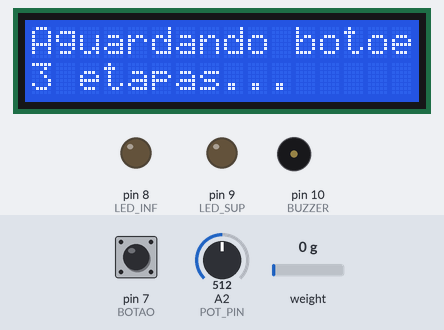
The sketch below on a simulated Arduino Uno, built with avr-gcc and run on an emulated ATmega328P. Shown: 16×2 character LCD, output pins drawn as LEDs (lit = HIGH), buzzer (waves = sounding, pin HIGH). Inputs (shaded band) come from the test bench; at power-on: pin 7 (BOTAO) HIGH, A2 (POT_PIN) = 512, weight on the scale 0 g.

Above: at 2.2 s.
2.3 s: pin 7 (BOTAO) pulled LOW for 0.15 s
At 2.8 s:
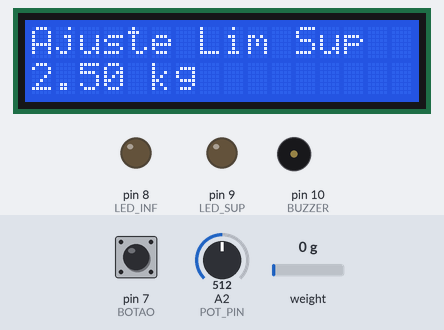
4.0 s: pin 7 (BOTAO) pulled LOW for 1 s
At 5.4 s:
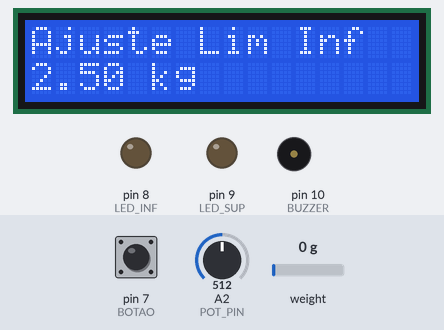
6.5 s: pin 7 (BOTAO) pulled LOW for 0.15 s
At 7.8 s:
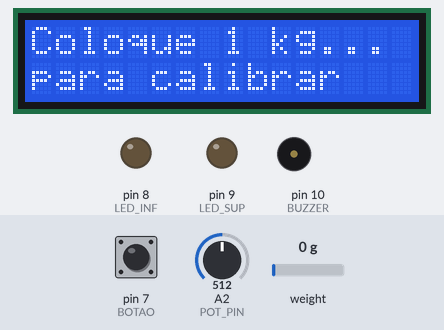
Timing chart, 0 to 9.5 s (numbered marks = the images above; inputs shaded):
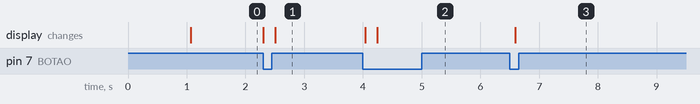

Measured:
- after the input at 2.3 s, the display: first changes at once (image 1 shows a later state)
- after the input at 4.0 s, the display: first changes at once (image 2 shows a later state)
- after the input at 6.5 s, the display: changes after 0.09 s (image 3)

The sketch:

scale.ino
```cpp
#include "HX711.h"
#include <LiquidCrystal.h>

// =====================
// Pinos de ligação
// =====================
#define DT_PIN A1
#define SCK_PIN A0

#define LED_SUP 9
#define LED_INF 8

#define POT_PIN A2

#define BUZZER 10

#define BOTAO 7   // Botão de 3 estágios

LiquidCrystal lcd(12, 11, 5, 4, 3, 2);
HX711 balanca;

// =====================
// Variáveis globais
// =====================
float fatorCalibracao = -7050.0;
float peso = 0.0;
bool calibrado = false;

float limiteSuperior = 0.5;
float limiteInferior = 0.2;

float pesoReferencia = 1.0;

// ----- Botão -----
int estadoBotao;
int ultimoEstadoBotao = HIGH;
unsigned long debounce = 0;
int passo = 0;  // 1 = lim sup | 2 = lim inf | 3 = leitura


// =====================
// Ler potenciômetro (0–5 kg)
// =====================
float lerLimitePot() {
  int leitura = analogRead(POT_PIN);
  float kg = (leitura / 1023.0) * 5.0;
  return kg;
}


// =====================
// Calibração
// =====================
void calibrar() {

  long leituraComPeso = balanca.read_average(10);
  long leituraSemPeso;

  lcd.clear();
  lcd.print("Remova o peso");
  delay(4000);

  leituraSemPeso = balanca.read_average(10);

  long diferenca = leituraComPeso - leituraSemPeso;

  fatorCalibracao = diferenca / pesoReferencia;
  if (fatorCalibracao < 0) fatorCalibracao *= -1;

  balanca.set_scale(fatorCalibracao);
  calibrado = true;

  lcd.clear();
  lcd.print("Calibrado!");
  lcd.setCursor(0, 1);
  lcd.print("Fator:");
  lcd.print(fatorCalibracao, 1);

  delay(2500);
  lcd.clear();
}


// =====================
// SETUP
// =====================
void setup() {

  Serial.begin(9600);
  lcd.begin(16, 2);

  pinMode(LED_SUP, OUTPUT);
  pinMode(LED_INF, OUTPUT);
  pinMode(BUZZER, OUTPUT);

  pinMode(BOTAO, INPUT_PULLUP);

  digitalWrite(LED_SUP, LOW);
  digitalWrite(LED_INF, LOW);
  digitalWrite(BUZZER, LOW);

  balanca.begin(DT_PIN, SCK_PIN);
  balanca.set_scale();
  balanca.tare();

  lcd.clear();
  lcd.print("Aguardando botoes");
  lcd.setCursor(0, 1);
  lcd.print("3 etapas...");
}


// =====================
// LOOP PRINCIPAL
// =====================
void loop() {

  // ------------------------------------------------------------------
  // LEITURA DO BOTÃO (FUNCIONA EM TODOS OS PASSOS)
  // ------------------------------------------------------------------

  estadoBotao = digitalRead(BOTAO);

  if (estadoBotao != ultimoEstadoBotao) {
    if (millis() - debounce > 200) {
      debounce = millis();

      if (estadoBotao == LOW) {  // botão pressionado

        passo++;

        if (passo == 1) {
          lcd.clear();
          lcd.print("Ajuste Lim Sup");
          delay(200);
        }

        else if (passo == 2) {
          lcd.clear();
          lcd.print("Ajuste Lim Inf");
          delay(200);
        }

        else if (passo == 3) {
          lcd.clear();
          lcd.print("Coloque 1 kg...");
          lcd.setCursor(0, 1);
          lcd.print("para calibrar");
          delay(6000);

          calibrar();

          lcd.clear();
          lcd.print("Iniciando...");
          delay(1000);
        }
      }
    }
  }

  ultimoEstadoBotao = estadoBotao;


  // ------------------------------------------------------------------
  // AJUSTE DO LIMITE SUPERIOR  (PASSO 1)
  // ------------------------------------------------------------------
  if (passo == 1) {

    limiteSuperior = lerLimitePot();

    lcd.setCursor(0, 1);
    lcd.print(limiteSuperior, 2);
    lcd.print(" kg    ");

    delay(100);
    return;
  }


  // ------------------------------------------------------------------
  // AJUSTE DO LIMITE INFERIOR  (PASSO 2)
  // ------------------------------------------------------------------
  if (passo == 2) {

    limiteInferior = lerLimitePot();

    lcd.setCursor(0, 1);
    lcd.print(limiteInferior, 2);
    lcd.print(" kg    ");

    delay(100);
    return;
  }


  // ------------------------------------------------------------------
  // SÓ COMEÇA A LER PESO APÓS O PASSO 3
  // ------------------------------------------------------------------
  if (passo < 3) return;


  // ========================
  // LEITURA DA BALANÇA
  // ========================
  if (calibrado) {

    peso = balanca.get_units(10);

    lcd.setCursor(0, 0);
    lcd.print("Peso: ");
    lcd.print(peso, 3);
    lcd.print(" kg  ");

    // ALERTAS
    if (peso > limiteSuperior) {
        digitalWrite(LED_SUP, HIGH);
        digitalWrite(BUZZER, HIGH);
    } else {
        digitalWrite(LED_SUP, LOW);
    }

    if (peso < limiteInferior) {
        digitalWrite(LED_INF, HIGH);
        digitalWrite(BUZZER, HIGH);
    } else {
        digitalWrite(LED_INF, LOW);

        if (peso <= limiteSuperior) {
            digitalWrite(BUZZER, LOW);
        }
    }

    lcd.setCursor(0, 1);
    if (peso > limiteSuperior) {
      lcd.print("ALERTA > LIM SUP ");
    }
    else if (peso < limiteInferior) {
      lcd.print("ALERTA < LIM INF ");
    }
    else {
      lcd.print("Dentro da faixa  ");
    }

    delay(300);
  }
}
```
